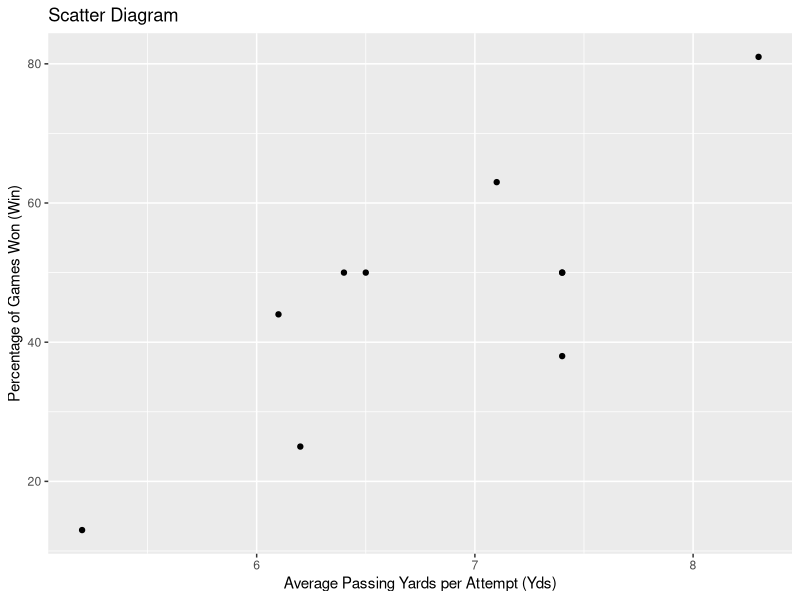

The R source for this figure:
# Load the required libraries
library(readr)
library(ggplot2)
library(lmtest)

# Load the data
data <- read_csv("nflpassing_r.csv")

# a. Develop a scatter diagram
ggplot(data, aes(x = Yds, y = Win)) +
  geom_point() +
  labs(x = "Average Passing Yards per Attempt (Yds)", y = "Percentage of Games Won (Win)") +
  ggtitle("Scatter Diagram")

# b. Interpret the scatter diagram

# The scatter diagram visually shows the relationship between Yds and Win.

# c. Develop the estimated regression equation
model <- lm(Win ~ Yds, data = data)
summary(model)

# d. Interpretation of the slope

# The coefficient for Yds in the model summary represents the slope. 

# It indicates how much Win is expected to change for each one-unit increase in Yds.

# e. Predict the percentage of games won by the Kansas City Chiefs
Yds_kc_chiefs <- 6.2
predicted_win_kc_chiefs <- predict(model, newdata = data.frame(Yds = Yds_kc_chiefs))
cat("Predicted Percentage of Games Won by Kansas City Chiefs:", predicted_win_kc_chiefs, "\n")

# Actual Percentage of Games Won by the Kansas City Chiefs in 2011
actual_win_kc_chiefs <- 7 / (7 + 9)  # 7 wins and 9 losses
cat("Actual Percentage of Games Won by Kansas City Chiefs:", actual_win_kc_chiefs, "\n")